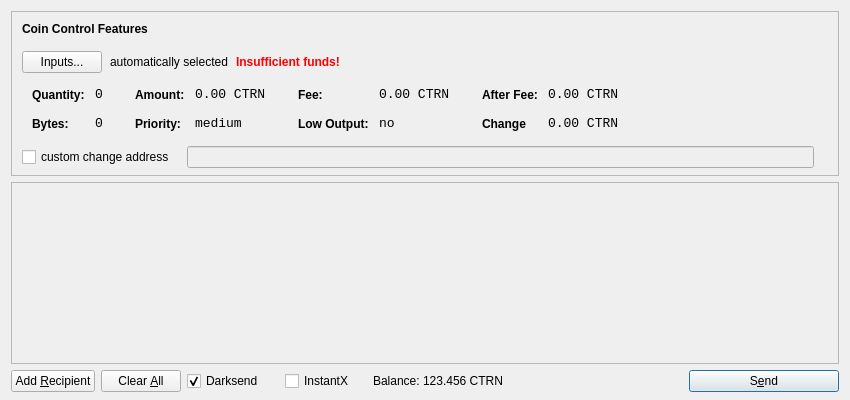
<?xml version="1.0" encoding="UTF-8"?>
<ui version="4.0">
 <class>SendCoinsDialog</class>
 <widget class="QDialog" name="SendCoinsDialog">
  <property name="geometry">
   <rect>
    <x>0</x>
    <y>0</y>
    <width>850</width>
    <height>400</height>
   </rect>
  </property>
  <property name="windowTitle">
   <string>Send Coins</string>
  </property>
  <layout class="QVBoxLayout" name="verticalLayout" stretch="0,1,0">
   <property name="bottomMargin">
    <number>8</number>
   </property>
   <item>
    <widget class="QFrame" name="frameCoinControl">
     <property name="sizePolicy">
      <sizepolicy hsizetype="Expanding" vsizetype="Expanding">
       <horstretch>0</horstretch>
       <verstretch>0</verstretch>
      </sizepolicy>
     </property>
     <property name="maximumSize">
      <size>
       <width>16777215</width>
       <height>16777215</height>
      </size>
     </property>
     <property name="frameShape">
      <enum>QFrame::StyledPanel</enum>
     </property>
     <property name="frameShadow">
      <enum>QFrame::Sunken</enum>
     </property>
     <layout class="QVBoxLayout" name="verticalLayoutCoinControl2">
      <property name="spacing">
       <number>-1</number>
      </property>
      <property name="leftMargin">
       <number>0</number>
      </property>
      <property name="topMargin">
       <number>0</number>
      </property>
      <property name="rightMargin">
       <number>0</number>
      </property>
      <property name="bottomMargin">
       <number>6</number>
      </property>
      <item>
       <layout class="QVBoxLayout" name="verticalLayoutCoinControl" stretch="0,0,0,0,1">
        <property name="spacing">
         <number>0</number>
        </property>
        <property name="leftMargin">
         <number>10</number>
        </property>
        <property name="topMargin">
         <number>10</number>
        </property>
        <item>
         <layout class="QHBoxLayout" name="horizontalLayoutCoinControl1">
          <property name="bottomMargin">
           <number>15</number>
          </property>
          <item>
           <widget class="QLabel" name="labelCoinControlFeatures">
            <property name="sizePolicy">
             <sizepolicy hsizetype="Preferred" vsizetype="Maximum">
              <horstretch>0</horstretch>
              <verstretch>0</verstretch>
             </sizepolicy>
            </property>
            <property name="font">
             <font>
              <weight>75</weight>
              <bold>true</bold>
             </font>
            </property>
            <property name="styleSheet">
             <string notr="true">font-weight:bold;</string>
            </property>
            <property name="text">
             <string>Coin Control Features</string>
            </property>
           </widget>
          </item>
         </layout>
        </item>
        <item>
         <layout class="QHBoxLayout" name="horizontalLayoutCoinControl2" stretch="0,0,0,0">
          <property name="spacing">
           <number>8</number>
          </property>
          <property name="bottomMargin">
           <number>10</number>
          </property>
          <item>
           <widget class="QPushButton" name="pushButtonCoinControl">
            <property name="styleSheet">
             <string notr="true"/>
            </property>
            <property name="text">
             <string>Inputs...</string>
            </property>
           </widget>
          </item>
          <item>
           <widget class="QLabel" name="labelCoinControlAutomaticallySelected">
            <property name="text">
             <string>automatically selected</string>
            </property>
            <property name="margin">
             <number>5</number>
            </property>
           </widget>
          </item>
          <item>
           <widget class="QLabel" name="labelCoinControlInsuffFunds">
            <property name="font">
             <font>
              <weight>75</weight>
              <bold>true</bold>
             </font>
            </property>
            <property name="styleSheet">
             <string notr="true">color:red;font-weight:bold;</string>
            </property>
            <property name="text">
             <string>Insufficient funds!</string>
            </property>
            <property name="margin">
             <number>5</number>
            </property>
           </widget>
          </item>
          <item>
           <spacer name="horizontalSpacerCoinControl">
            <property name="orientation">
             <enum>Qt::Horizontal</enum>
            </property>
            <property name="sizeHint" stdset="0">
             <size>
              <width>40</width>
              <height>1</height>
             </size>
            </property>
           </spacer>
          </item>
         </layout>
        </item>
        <item>
         <widget class="QWidget" name="widgetCoinControl" native="true">
          <property name="sizePolicy">
           <sizepolicy hsizetype="Preferred" vsizetype="Preferred">
            <horstretch>0</horstretch>
            <verstretch>0</verstretch>
           </sizepolicy>
          </property>
          <property name="minimumSize">
           <size>
            <width>0</width>
            <height>0</height>
           </size>
          </property>
          <property name="styleSheet">
           <string notr="true"/>
          </property>
          <layout class="QHBoxLayout" name="horizontalLayoutCoinControl5">
           <property name="margin">
            <number>0</number>
           </property>
           <item>
            <layout class="QHBoxLayout" name="horizontalLayoutCoinControl3" stretch="0,0,0,1">
             <property name="spacing">
              <number>20</number>
             </property>
             <property name="topMargin">
              <number>0</number>
             </property>
             <property name="bottomMargin">
              <number>10</number>
             </property>
             <item>
              <layout class="QFormLayout" name="formLayoutCoinControl1">
               <property name="horizontalSpacing">
                <number>10</number>
               </property>
               <property name="verticalSpacing">
                <number>14</number>
               </property>
               <property name="leftMargin">
                <number>10</number>
               </property>
               <property name="topMargin">
                <number>4</number>
               </property>
               <property name="rightMargin">
                <number>6</number>
               </property>
               <item row="0" column="0">
                <widget class="QLabel" name="labelCoinControlQuantityText">
                 <property name="styleSheet">
                  <string notr="true">font-weight:bold;</string>
                 </property>
                 <property name="text">
                  <string>Quantity:</string>
                 </property>
                 <property name="margin">
                  <number>0</number>
                 </property>
                </widget>
               </item>
               <item row="0" column="1">
                <widget class="QLabel" name="labelCoinControlQuantity">
                 <property name="font">
                  <font>
                   <family>Monospace</family>
                   <pointsize>10</pointsize>
                  </font>
                 </property>
                 <property name="cursor">
                  <cursorShape>IBeamCursor</cursorShape>
                 </property>
                 <property name="contextMenuPolicy">
                  <enum>Qt::ActionsContextMenu</enum>
                 </property>
                 <property name="text">
                  <string>0</string>
                 </property>
                 <property name="margin">
                  <number>0</number>
                 </property>
                 <property name="textInteractionFlags">
                  <set>Qt::LinksAccessibleByMouse|Qt::TextSelectableByKeyboard|Qt::TextSelectableByMouse</set>
                 </property>
                </widget>
               </item>
               <item row="1" column="0">
                <widget class="QLabel" name="labelCoinControlBytesText">
                 <property name="styleSheet">
                  <string notr="true">font-weight:bold;</string>
                 </property>
                 <property name="text">
                  <string>Bytes:</string>
                 </property>
                </widget>
               </item>
               <item row="1" column="1">
                <widget class="QLabel" name="labelCoinControlBytes">
                 <property name="font">
                  <font>
                   <family>Monospace</family>
                   <pointsize>10</pointsize>
                  </font>
                 </property>
                 <property name="cursor">
                  <cursorShape>IBeamCursor</cursorShape>
                 </property>
                 <property name="contextMenuPolicy">
                  <enum>Qt::ActionsContextMenu</enum>
                 </property>
                 <property name="text">
                  <string>0</string>
                 </property>
                 <property name="textInteractionFlags">
                  <set>Qt::LinksAccessibleByMouse|Qt::TextSelectableByKeyboard|Qt::TextSelectableByMouse</set>
                 </property>
                </widget>
               </item>
              </layout>
             </item>
             <item>
              <layout class="QFormLayout" name="formLayoutCoinControl2">
               <property name="horizontalSpacing">
                <number>10</number>
               </property>
               <property name="verticalSpacing">
                <number>14</number>
               </property>
               <property name="leftMargin">
                <number>6</number>
               </property>
               <property name="topMargin">
                <number>4</number>
               </property>
               <property name="rightMargin">
                <number>6</number>
               </property>
               <item row="0" column="0">
                <widget class="QLabel" name="labelCoinControlAmountText">
                 <property name="styleSheet">
                  <string notr="true">font-weight:bold;</string>
                 </property>
                 <property name="text">
                  <string>Amount:</string>
                 </property>
                 <property name="margin">
                  <number>0</number>
                 </property>
                </widget>
               </item>
               <item row="0" column="1">
                <widget class="QLabel" name="labelCoinControlAmount">
                 <property name="font">
                  <font>
                   <family>Monospace</family>
                   <pointsize>10</pointsize>
                  </font>
                 </property>
                 <property name="cursor">
                  <cursorShape>IBeamCursor</cursorShape>
                 </property>
                 <property name="contextMenuPolicy">
                  <enum>Qt::ActionsContextMenu</enum>
                 </property>
                 <property name="text">
                  <string>0.00 CTRN</string>
                 </property>
                 <property name="textInteractionFlags">
                  <set>Qt::LinksAccessibleByMouse|Qt::TextSelectableByKeyboard|Qt::TextSelectableByMouse</set>
                 </property>
                </widget>
               </item>
               <item row="1" column="0">
                <widget class="QLabel" name="labelCoinControlPriorityText">
                 <property name="styleSheet">
                  <string notr="true">font-weight:bold;</string>
                 </property>
                 <property name="text">
                  <string>Priority:</string>
                 </property>
                </widget>
               </item>
               <item row="1" column="1">
                <widget class="QLabel" name="labelCoinControlPriority">
                 <property name="font">
                  <font>
                   <family>Monospace</family>
                   <pointsize>10</pointsize>
                  </font>
                 </property>
                 <property name="cursor">
                  <cursorShape>IBeamCursor</cursorShape>
                 </property>
                 <property name="contextMenuPolicy">
                  <enum>Qt::ActionsContextMenu</enum>
                 </property>
                 <property name="text">
                  <string>medium</string>
                 </property>
                 <property name="textInteractionFlags">
                  <set>Qt::LinksAccessibleByMouse|Qt::TextSelectableByKeyboard|Qt::TextSelectableByMouse</set>
                 </property>
                </widget>
               </item>
              </layout>
             </item>
             <item>
              <layout class="QFormLayout" name="formLayoutCoinControl3">
               <property name="horizontalSpacing">
                <number>10</number>
               </property>
               <property name="verticalSpacing">
                <number>14</number>
               </property>
               <property name="leftMargin">
                <number>6</number>
               </property>
               <property name="topMargin">
                <number>4</number>
               </property>
               <property name="rightMargin">
                <number>6</number>
               </property>
               <item row="0" column="0">
                <widget class="QLabel" name="labelCoinControlFeeText">
                 <property name="styleSheet">
                  <string notr="true">font-weight:bold;</string>
                 </property>
                 <property name="text">
                  <string>Fee:</string>
                 </property>
                 <property name="margin">
                  <number>0</number>
                 </property>
                </widget>
               </item>
               <item row="0" column="1">
                <widget class="QLabel" name="labelCoinControlFee">
                 <property name="font">
                  <font>
                   <family>Monospace</family>
                   <pointsize>10</pointsize>
                  </font>
                 </property>
                 <property name="cursor">
                  <cursorShape>IBeamCursor</cursorShape>
                 </property>
                 <property name="contextMenuPolicy">
                  <enum>Qt::ActionsContextMenu</enum>
                 </property>
                 <property name="text">
                  <string>0.00 CTRN</string>
                 </property>
                 <property name="textInteractionFlags">
                  <set>Qt::LinksAccessibleByMouse|Qt::TextSelectableByKeyboard|Qt::TextSelectableByMouse</set>
                 </property>
                </widget>
               </item>
               <item row="1" column="0">
                <widget class="QLabel" name="labelCoinControlLowOutputText">
                 <property name="styleSheet">
                  <string notr="true">font-weight:bold;</string>
                 </property>
                 <property name="text">
                  <string>Low Output:</string>
                 </property>
                </widget>
               </item>
               <item row="1" column="1">
                <widget class="QLabel" name="labelCoinControlLowOutput">
                 <property name="font">
                  <font>
                   <family>Monospace</family>
                   <pointsize>10</pointsize>
                  </font>
                 </property>
                 <property name="cursor">
                  <cursorShape>IBeamCursor</cursorShape>
                 </property>
                 <property name="contextMenuPolicy">
                  <enum>Qt::ActionsContextMenu</enum>
                 </property>
                 <property name="text">
                  <string>no</string>
                 </property>
                 <property name="textInteractionFlags">
                  <set>Qt::LinksAccessibleByMouse|Qt::TextSelectableByKeyboard|Qt::TextSelectableByMouse</set>
                 </property>
                </widget>
               </item>
              </layout>
             </item>
             <item>
              <layout class="QFormLayout" name="formLayoutCoinControl4">
               <property name="horizontalSpacing">
                <number>10</number>
               </property>
               <property name="verticalSpacing">
                <number>14</number>
               </property>
               <property name="leftMargin">
                <number>6</number>
               </property>
               <property name="topMargin">
                <number>4</number>
               </property>
               <property name="rightMargin">
                <number>6</number>
               </property>
               <item row="0" column="0">
                <widget class="QLabel" name="labelCoinControlAfterFeeText">
                 <property name="styleSheet">
                  <string notr="true">font-weight:bold;</string>
                 </property>
                 <property name="text">
                  <string>After Fee:</string>
                 </property>
                 <property name="margin">
                  <number>0</number>
                 </property>
                </widget>
               </item>
               <item row="0" column="1">
                <widget class="QLabel" name="labelCoinControlAfterFee">
                 <property name="font">
                  <font>
                   <family>Monospace</family>
                   <pointsize>10</pointsize>
                  </font>
                 </property>
                 <property name="cursor">
                  <cursorShape>IBeamCursor</cursorShape>
                 </property>
                 <property name="contextMenuPolicy">
                  <enum>Qt::ActionsContextMenu</enum>
                 </property>
                 <property name="text">
                  <string>0.00 CTRN</string>
                 </property>
                 <property name="textInteractionFlags">
                  <set>Qt::LinksAccessibleByMouse|Qt::TextSelectableByKeyboard|Qt::TextSelectableByMouse</set>
                 </property>
                </widget>
               </item>
               <item row="1" column="0">
                <widget class="QLabel" name="labelCoinControlChangeText">
                 <property name="styleSheet">
                  <string notr="true">font-weight:bold;</string>
                 </property>
                 <property name="text">
                  <string>Change</string>
                 </property>
                </widget>
               </item>
               <item row="1" column="1">
                <widget class="QLabel" name="labelCoinControlChange">
                 <property name="font">
                  <font>
                   <family>Monospace</family>
                   <pointsize>10</pointsize>
                  </font>
                 </property>
                 <property name="cursor">
                  <cursorShape>IBeamCursor</cursorShape>
                 </property>
                 <property name="contextMenuPolicy">
                  <enum>Qt::ActionsContextMenu</enum>
                 </property>
                 <property name="text">
                  <string>0.00 CTRN</string>
                 </property>
                 <property name="textInteractionFlags">
                  <set>Qt::LinksAccessibleByMouse|Qt::TextSelectableByKeyboard|Qt::TextSelectableByMouse</set>
                 </property>
                </widget>
               </item>
              </layout>
             </item>
            </layout>
           </item>
          </layout>
         </widget>
        </item>
        <item>
         <layout class="QHBoxLayout" name="horizontalLayoutCoinControl4" stretch="0,0,0">
          <property name="spacing">
           <number>12</number>
          </property>
          <property name="sizeConstraint">
           <enum>QLayout::SetDefaultConstraint</enum>
          </property>
          <property name="topMargin">
           <number>5</number>
          </property>
          <property name="rightMargin">
           <number>5</number>
          </property>
          <item>
           <widget class="QCheckBox" name="checkBoxCoinControlChange">
            <property name="text">
             <string>custom change address</string>
            </property>
           </widget>
          </item>
          <item>
           <widget class="QLineEdit" name="lineEditCoinControlChange">
            <property name="enabled">
             <bool>false</bool>
            </property>
            <property name="sizePolicy">
             <sizepolicy hsizetype="Expanding" vsizetype="Fixed">
              <horstretch>0</horstretch>
              <verstretch>0</verstretch>
             </sizepolicy>
            </property>
           </widget>
          </item>
          <item>
           <widget class="QLabel" name="labelCoinControlChangeLabel">
            <property name="sizePolicy">
             <sizepolicy hsizetype="Preferred" vsizetype="Expanding">
              <horstretch>0</horstretch>
              <verstretch>0</verstretch>
             </sizepolicy>
            </property>
            <property name="minimumSize">
             <size>
              <width>0</width>
              <height>0</height>
             </size>
            </property>
            <property name="text">
             <string/>
            </property>
            <property name="margin">
             <number>3</number>
            </property>
           </widget>
          </item>
         </layout>
        </item>
        <item>
         <spacer name="verticalSpacerCoinControl">
          <property name="orientation">
           <enum>Qt::Vertical</enum>
          </property>
          <property name="sizeHint" stdset="0">
           <size>
            <width>800</width>
            <height>1</height>
           </size>
          </property>
         </spacer>
        </item>
       </layout>
      </item>
     </layout>
    </widget>
   </item>
   <item>
    <widget class="QScrollArea" name="scrollArea">
     <property name="widgetResizable">
      <bool>true</bool>
     </property>
     <widget class="QWidget" name="scrollAreaWidgetContents">
      <property name="geometry">
       <rect>
        <x>0</x>
        <y>0</y>
        <width>830</width>
        <height>165</height>
       </rect>
      </property>
      <layout class="QVBoxLayout" name="verticalLayout_2">
       <property name="margin">
        <number>0</number>
       </property>
       <item>
        <layout class="QVBoxLayout" name="entries">
         <property name="spacing">
          <number>6</number>
         </property>
        </layout>
       </item>
       <item>
        <spacer name="verticalSpacer">
         <property name="orientation">
          <enum>Qt::Vertical</enum>
         </property>
         <property name="sizeHint" stdset="0">
          <size>
           <width>20</width>
           <height>40</height>
          </size>
         </property>
        </spacer>
       </item>
      </layout>
     </widget>
    </widget>
   </item>
   <item>
    <layout class="QHBoxLayout" name="horizontalLayout">
     <item>
      <widget class="QPushButton" name="addButton">
       <property name="toolTip">
        <string>Send to multiple recipients at once</string>
       </property>
       <property name="text">
        <string>Add &amp;Recipient</string>
       </property>
       <property name="autoDefault">
        <bool>false</bool>
       </property>
      </widget>
     </item>
     <item>
      <widget class="QPushButton" name="clearButton">
       <property name="sizePolicy">
        <sizepolicy hsizetype="Minimum" vsizetype="Fixed">
         <horstretch>0</horstretch>
         <verstretch>0</verstretch>
        </sizepolicy>
       </property>
       <property name="toolTip">
        <string>Remove all transaction fields</string>
       </property>
       <property name="text">
        <string>Clear &amp;All</string>
       </property>
       <property name="autoRepeatDelay">
        <number>300</number>
       </property>
       <property name="autoDefault">
        <bool>false</bool>
       </property>
      </widget>
     </item>
     <item>
      <layout class="QHBoxLayout" name="horizontalLayout_2">
       <property name="spacing">
        <number>3</number>
       </property>
        <item>
        <widget class="QCheckBox" name="checkUseDarksend">
         <property name="minimumSize">
          <size>
           <width>95</width>
           <height>0</height>
          </size>
         </property>
         <property name="text">
          <string>Darksend</string>
         </property>
         <property name="checked">
          <bool>true</bool>
         </property>
        </widget>
       </item>
       <item>
        <widget class="QCheckBox" name="checkInstantX">
         <property name="enabled">
          <bool>true</bool>
         </property>
         <property name="minimumSize">
          <size>
           <width>85</width>
           <height>0</height>
          </size>
         </property>
         <property name="text">
          <string>InstantX</string>
         </property>
        </widget>
       </item>
       <item>
        <widget class="QLabel" name="label">
         <property name="sizePolicy">
          <sizepolicy hsizetype="Preferred" vsizetype="Fixed">
           <horstretch>0</horstretch>
           <verstretch>0</verstretch>
          </sizepolicy>
         </property>
         <property name="text">
          <string>Balance:</string>
         </property>
        </widget>
       </item>
       <item>
        <widget class="QLabel" name="labelBalance">
         <property name="sizePolicy">
          <sizepolicy hsizetype="Preferred" vsizetype="Fixed">
           <horstretch>0</horstretch>
           <verstretch>0</verstretch>
          </sizepolicy>
         </property>
         <property name="cursor">
          <cursorShape>IBeamCursor</cursorShape>
         </property>
         <property name="text">
          <string>123.456 CTRN</string>
         </property>
         <property name="textInteractionFlags">
          <set>Qt::LinksAccessibleByMouse|Qt::TextSelectableByKeyboard|Qt::TextSelectableByMouse</set>
         </property>
        </widget>
       </item>
      </layout>
     </item>
     <item>
      <spacer name="horizontalSpacer">
       <property name="orientation">
        <enum>Qt::Horizontal</enum>
       </property>
       <property name="sizeHint" stdset="0">
        <size>
         <width>40</width>
         <height>20</height>
        </size>
       </property>
      </spacer>
     </item>
     <item>
      <widget class="QPushButton" name="sendButton">
       <property name="minimumSize">
        <size>
         <width>150</width>
         <height>0</height>
        </size>
       </property>
       <property name="toolTip">
        <string>Confirm the send action</string>
       </property>
       <property name="text">
        <string>S&amp;end</string>
       </property>
       <property name="icon">
        <iconset resource="../bitcoin.qrc">
         <normaloff>:/icons/send</normaloff>:/icons/send</iconset>
       </property>
       <property name="default">
        <bool>true</bool>
       </property>
      </widget>
     </item>
    </layout>
   </item>
  </layout>
 </widget>
 <resources>
  <include location="../bitcoin.qrc"/>
 </resources>
 <connections/>
</ui>
